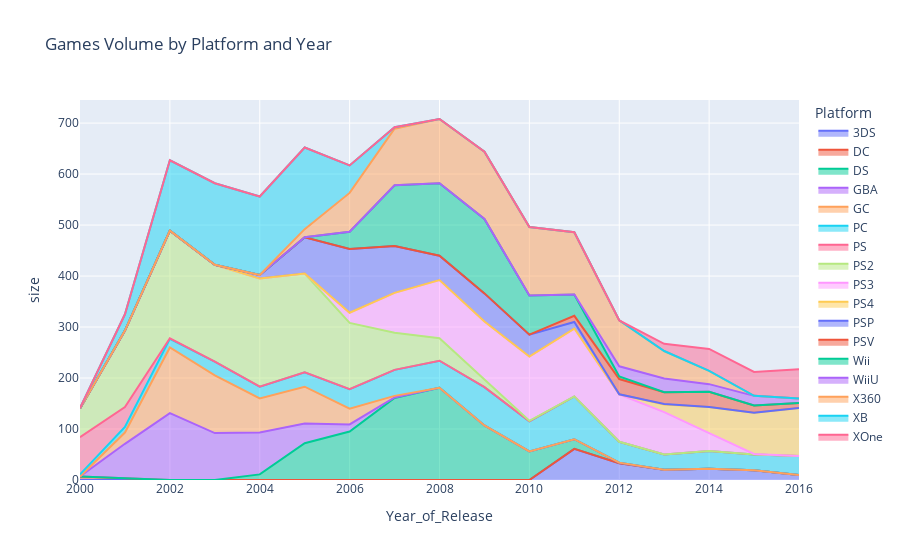

Notebook source saved alongside this figure:
### Code cell
games_df.groupby(["Platform", "Year_of_Release"], as_index=False).size()
pl_ye_fig = px.area(games_df.groupby(["Platform", "Year_of_Release"], as_index=False).size(), x='Year_of_Release', y='size', color='Platform', \
                        title="Games Volume by Platform and Year")
pl_ye_fig.show()

### Figure 1 — Plotly figure (JSON) as saved in the notebook; plotly's stock layout.template omitted (floating-point values rounded to 4 significant figures)
{"data": [{"hovertemplate": "Platform=3DS<br>Year_of_Release=%{x}<br>size=%{y}<extra></extra>", "legendgroup": "3DS", "line": {"color": "#636efa"}, "mode": "lines", "name": "3DS", "orientation": "v", "showlegend": true, "stackgroup": "1", "type": "scatter", "x": [2011, 2012, 2013, 2014, 2015, 2016], "xaxis": "x", "y": [61, 33, 20, 22, 19, 10], "yaxis": "y"}, {"hovertemplate": "Platform=DC<br>Year_of_Release=%{x}<br>size=%{y}<extra></extra>", "legendgroup": "DC", "line": {"color": "#EF553B"}, "mode": "lines", "name": "DC", "orientation": "v", "showlegend": true, "stackgroup": "1", "type": "scatter", "x": [2000, 2001], "xaxis": "x", "y": [7, 4], "yaxis": "y"}, {"hovertemplate": "Platform=DS<br>Year_of_Release=%{x}<br>size=%{y}<extra></extra>", "legendgroup": "DS", "line": {"color": "#00cc96"}, "mode": "lines", "name": "DS", "orientation": "v", "showlegend": true, "stackgroup": "1", "type": "scatter", "x": [2004, 2005, 2006, 2007, 2008, 2009, 2010, 2011, 2012], "xaxis": "x", "y": [11, 72, 95, 161, 181, 107, 56, 19, 1], "yaxis": "y"}, {"hovertemplate": "Platform=GBA<br>Year_of_Release=%{x}<br>size=%{y}<extra></extra>", "legendgroup": "GBA", "line": {"color": "#ab63fa"}, "mode": "lines", "name": "GBA", "orientation": "v", "showlegend": true, "stackgroup": "1", "type": "scatter", "x": [2001, 2002, 2003, 2004, 2005, 2006, 2007], "xaxis": "x", "y": [67, 131, 92, 82, 39, 14, 1], "yaxis": "y"}, {"hovertemplate": "Platform=GC<br>Year_of_Release=%{x}<br>size=%{y}<extra></extra>", "legendgroup": "GC", "line": {"color": "#FFA15A"}, "mode": "lines", "name": "GC", "orientation": "v", "showlegend": true, "stackgroup": "1", "type": "scatter", "x": [2001, 2002, 2003, 2004, 2005, 2006, 2007], "xaxis": "x", "y": [22, 129, 113, 67, 72, 31, 3], "yaxis": "y"}, {"hovertemplate": "Platform=PC<br>Year_of_Release=%{x}<br>size=%{y}<extra></extra>", "legendgroup": "PC", "line": {"color": "#19d3f3"}, "mode": "lines", "name": "PC", "orientation": "v", "showlegend": true, "stackgroup": "1", "type": "scatter", "x": [2000, 2001, 2002, 2003, 2004, 2005, 2006, 2007, 2008, 2009, 2010, 2011, 2012, 2013, 2014, 2015, 2016], "xaxis": "x", "y": [4, 11, 17, 27, 23, 28, 38, 51, 53, 75, 59, 84, 41, 30, 35, 31, 37], "yaxis": "y"}, {"hovertemplate": "Platform=PS<br>Year_of_Release=%{x}<br>size=%{y}<extra></extra>", "legendgroup": "PS", "line": {"color": "#FF6692"}, "mode": "lines", "name": "PS", "orientation": "v", "showlegend": true, "stackgroup": "1", "type": "scatter", "x": [2000, 2001, 2002], "xaxis": "x", "y": [73, 39, 1], "yaxis": "y"}, {"hovertemplate": "Platform=PS2<br>Year_of_Release=%{x}<br>size=%{y}<extra></extra>", "legendgroup": "PS2", "line": {"color": "#B6E880"}, "mode": "lines", "name": "PS2", "orientation": "v", "showlegend": true, "stackgroup": "1", "type": "scatter", "x": [2000, 2001, 2002, 2003, 2004, 2005, 2006, 2007, 2008, 2009, 2010], "xaxis": "x", "y": [56, 150, 211, 190, 212, 194, 130, 73, 44, 14, 1], "yaxis": "y"}, {"hovertemplate": "Platform=PS3<br>Year_of_Release=%{x}<br>size=%{y}<extra></extra>", "legendgroup": "PS3", "line": {"color": "#FF97FF"}, "mode": "lines", "name": "PS3", "orientation": "v", "showlegend": true, "stackgroup": "1", "type": "scatter", "x": [2006, 2007, 2008, 2009, 2010, 2011, 2012, 2013, 2014, 2015], "xaxis": "x", "y": [20, 78, 114, 115, 126, 133, 93, 83, 35, 1], "yaxis": "y"}, {"hovertemplate": "Platform=PS4<br>Year_of_Release=%{x}<br>size=%{y}<extra></extra>", "legendgroup": "PS4", "line": {"color": "#FECB52"}, "mode": "lines", "name": "PS4", "orientation": "v", "showlegend": true, "stackgroup": "1", "type": "scatter", "x": [2013, 2014, 2015, 2016], "xaxis": "x", "y": [15, 51, 81, 94], "yaxis": "y"}, {"hovertemplate": "Platform=PSP<br>Year_of_Release=%{x}<br>size=%{y}<extra></extra>", "legendgroup": "PSP", "line": {"color": "#636efa"}, "mode": "lines", "name": "PSP", "orientation": "v", "showlegend": true, "stackgroup": "1", "type": "scatter", "x": [2004, 2005, 2006, 2007, 2008, 2009, 2010, 2011, 2013], "xaxis": "x", "y": [7, 71, 125, 92, 48, 55, 43, 13, 1], "yaxis": "y"}, {"hovertemplate": "Platform=PSV<br>Year_of_Release=%{x}<br>size=%{y}<extra></extra>", "legendgroup": "PSV", "line": {"color": "#EF553B"}, "mode": "lines", "name": "PSV", "orientation": "v", "showlegend": true, "stackgroup": "1", "type": "scatter", "x": [2011, 2012, 2013, 2014, 2015, 2016], "xaxis": "x", "y": [12, 30, 23, 30, 14, 10], "yaxis": "y"}, {"hovertemplate": "Platform=Wii<br>Year_of_Release=%{x}<br>size=%{y}<extra></extra>", "legendgroup": "Wii", "line": {"color": "#00cc96"}, "mode": "lines", "name": "Wii", "orientation": "v", "showlegend": true, "stackgroup": "1", "type": "scatter", "x": [2006, 2007, 2008, 2009, 2010, 2011, 2012], "xaxis": "x", "y": [34, 119, 142, 146, 77, 42, 5], "yaxis": "y"}, {"hovertemplate": "Platform=WiiU<br>Year_of_Release=%{x}<br>size=%{y}<extra></extra>", "legendgroup": "WiiU", "line": {"color": "#ab63fa"}, "mode": "lines", "name": "WiiU", "orientation": "v", "showlegend": true, "stackgroup": "1", "type": "scatter", "x": [2012, 2013, 2014, 2015, 2016], "xaxis": "x", "y": [20, 27, 15, 19, 9], "yaxis": "y"}, {"hovertemplate": "Platform=X360<br>Year_of_Release=%{x}<br>size=%{y}<extra></extra>", "legendgroup": "X360", "line": {"color": "#FFA15A"}, "mode": "lines", "name": "X360", "orientation": "v", "showlegend": true, "stackgroup": "1", "type": "scatter", "x": [2005, 2006, 2007, 2008, 2009, 2010, 2011, 2012, 2013, 2014], "xaxis": "x", "y": [16, 76, 111, 126, 132, 134, 122, 90, 54, 26], "yaxis": "y"}, {"hovertemplate": "Platform=XB<br>Year_of_Release=%{x}<br>size=%{y}<extra></extra>", "legendgroup": "XB", "line": {"color": "#19d3f3"}, "mode": "lines", "name": "XB", "orientation": "v", "showlegend": true, "stackgroup": "1", "type": "scatter", "x": [2000, 2001, 2002, 2003, 2004, 2005, 2006, 2007], "xaxis": "x", "y": [1, 32, 138, 160, 154, 160, 54, 3], "yaxis": "y"}, {"hovertemplate": "Platform=XOne<br>Year_of_Release=%{x}<br>size=%{y}<extra></extra>", "legendgroup": "XOne", "line": {"color": "#FF6692"}, "mode": "lines", "name": "XOne", "orientation": "v", "showlegend": true, "stackgroup": "1", "type": "scatter", "x": [2013, 2014, 2015, 2016], "xaxis": "x", "y": [14, 43, 47, 57], "yaxis": "y"}], "layout": {"autosize": true, "legend": {"title": {"text": "Platform"}, "tracegroupgap": 0}, "title": {"text": "Games Volume by Platform and Year"}, "xaxis": {"anchor": "y", "autorange": true, "domain": [0, 1], "range": [2000, 2016], "title": {"text": "Year_of_Release"}, "type": "linear"}, "yaxis": {"anchor": "x", "autorange": true, "domain": [0, 1], "range": [0, 745.3], "title": {"text": "size"}, "type": "linear"}}}
